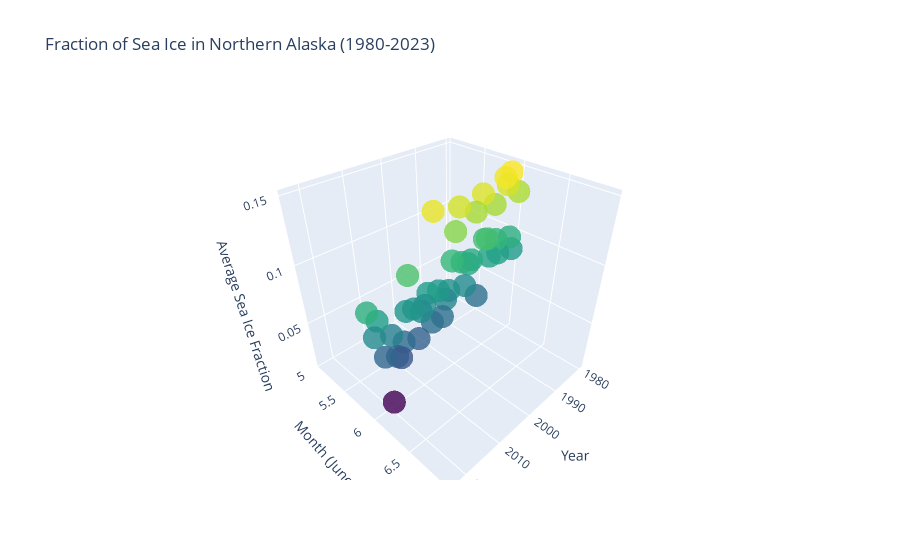

Notebook code for this chart:
### Markdown cell above
### Test out a 3d plot

### Code cell
import xarray as xr
import os
import plotly.graph_objects as go

# Directory where your NetCDF files are stored
data_dir = '/Users/casey/Desktop/real_sea_ice_temp/june'

# List all NetCDF files
file_list = [os.path.join(data_dir, f) for f in os.listdir(data_dir) if f.endswith('.nc4')]

# Load and combine the NetCDF files
combined_ds = xr.open_mfdataset(file_list, combine='by_coords')

# Define the latitude and longitude bounds for Northern Alaska
lat_bounds = [64, 71]  # Northern Alaska latitude bounds
lon_bounds = [-168, -141]  # Northern Alaska longitude bounds

# Selecting the 'Var_TSKINICE' variable and the Northern Alaska region
variable = combined_ds['FRSEAICE'].sel(lat=slice(*lat_bounds), lon=slice(*lon_bounds))

# Extract years and average sea ice fraction
years = combined_ds['time'].dt.year.values
avg_ice_fraction = variable.mean(dim=['lat', 'lon']).values

# Create 3D plot with Plotly
fig = go.Figure(data=[go.Scatter3d(
    x=years,
    y=[6]*len(years),  # June is the 6th month
    z=avg_ice_fraction,
    mode='markers',
    marker=dict(
        size=8,
        color=avg_ice_fraction,  # set color to the ice fraction
        colorscale='Viridis',
        opacity=0.8
    )
)])

fig.update_layout(
    title='Fraction of Sea Ice in Northern Alaska (1980-2023)',
    scene=dict(
        xaxis_title='Year',
        yaxis_title='Month (June)',
        zaxis_title='Average Sea Ice Fraction'
    )
)

fig.show()

# Close the dataset
combined_ds.close()

### Figure 1 — Plotly figure (JSON) as saved in the notebook; plotly's stock layout.template omitted (floating-point values rounded to 4 significant figures)
{"data": [{"marker": {"color": [0.132, 0.08621, 0.09775, 0.1493, 0.1409, 0.1471, 0.08922, 0.1018, 0.1305, 0.09038, 0.1062, 0.1071, 0.1421, 0.06148, 0.1312, 0.09569, 0.0939, 0.07689, 0.09787, 0.1402, 0.124, 0.1031, 0.08062, 0.07474, 0.06116, 0.08524, 0.1448, 0.0617, 0.08811, 0.07981, 0.07637, 0.05457, 0.08202, 0.1096, 0.08357, 0.05954, 0.04742, 0.05079, 0.07122, 0.01072, 0.05658, 0.08849, 0.07724, 0.09838], "colorscale": [[0, "#440154"], [0.1111, "#482878"], [0.2222, "#3e4989"], [0.3333, "#31688e"], [0.4444, "#26828e"], [0.5556, "#1f9e89"], [0.6667, "#35b779"], [0.7778, "#6ece58"], [0.8889, "#b5de2b"], [1, "#fde725"]], "opacity": 0.8, "size": 8}, "mode": "markers", "type": "scatter3d", "x": [1980, 1981, 1982, 1983, 1984, 1985, 1986, 1987, 1988, 1989, 1990, 1991, 1992, 1993, 1994, 1995, 1996, 1997, 1998, 1999, 2000, 2001, 2002, 2003, 2004, 2005, 2006, 2007, 2008, 2009, 2010, 2011, 2012, 2013, 2014, 2015, 2016, 2017, 2018, 2019, 2020, 2021, 2022, 2023], "y": [6, 6, 6, 6, 6, 6, 6, 6, 6, 6, 6, 6, 6, 6, 6, 6, 6, 6, 6, 6, 6, 6, 6, 6, 6, 6, 6, 6, 6, 6, 6, 6, 6, 6, 6, 6, 6, 6, 6, 6, 6, 6, 6, 6], "z": [0.132, 0.08621, 0.09775, 0.1493, 0.1409, 0.1471, 0.08922, 0.1018, 0.1305, 0.09038, 0.1062, 0.1071, 0.1421, 0.06148, 0.1312, 0.09569, 0.0939, 0.07689, 0.09787, 0.1402, 0.124, 0.1031, 0.08062, 0.07474, 0.06116, 0.08524, 0.1448, 0.0617, 0.08811, 0.07981, 0.07637, 0.05457, 0.08202, 0.1096, 0.08357, 0.05954, 0.04742, 0.05079, 0.07122, 0.01072, 0.05658, 0.08849, 0.07724, 0.09838]}], "layout": {"scene": {"xaxis": {"title": {"text": "Year"}}, "yaxis": {"title": {"text": "Month (June)"}}, "zaxis": {"title": {"text": "Average Sea Ice Fraction"}}}, "title": {"text": "Fraction of Sea Ice in Northern Alaska (1980-2023)"}}}
